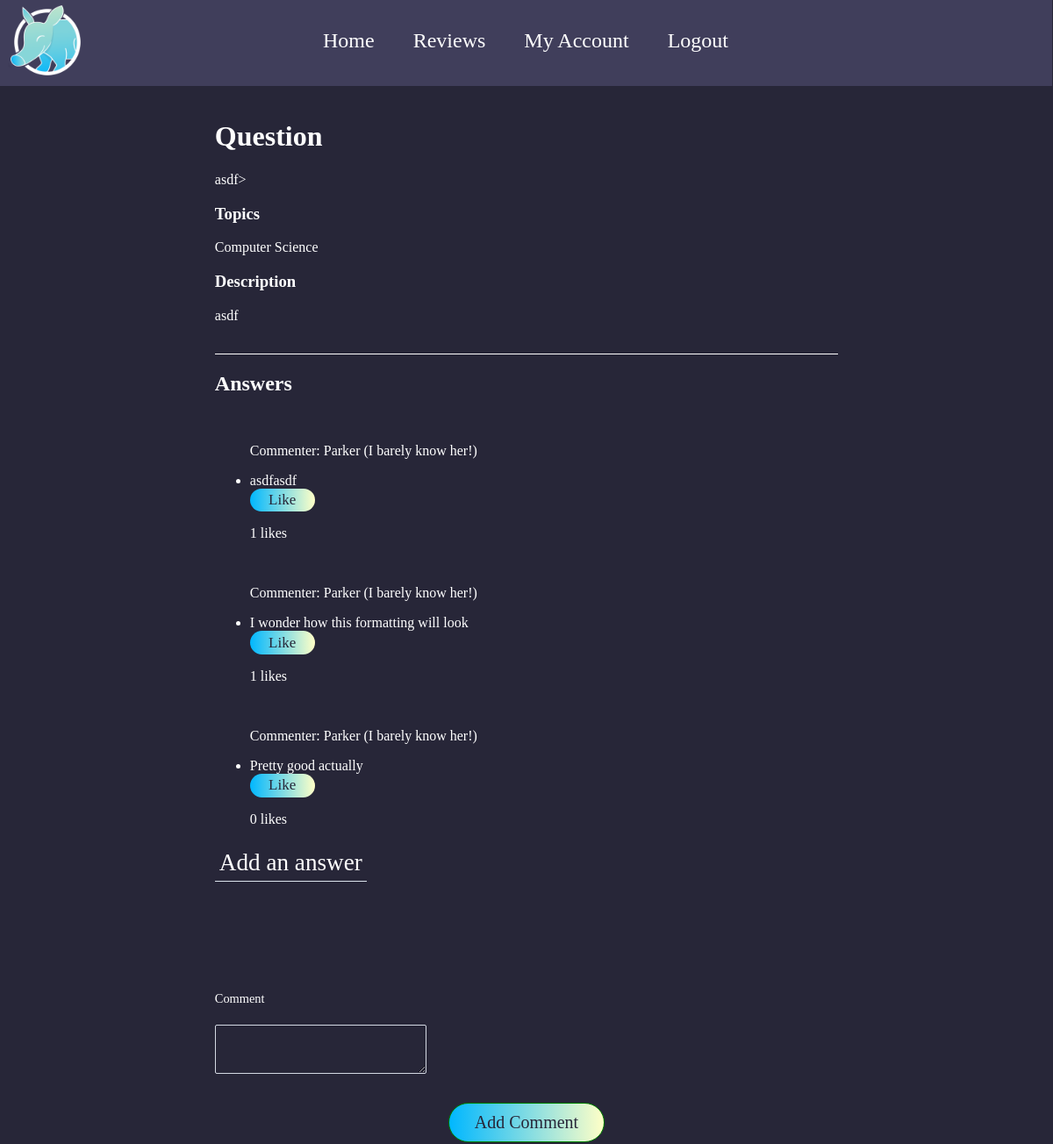
The page /questions/1 (signed in) on the database its author committed.
### models.py (models this page shows, shortened)
class Question(db.Model):
    id = db.Column("id", db.Integer, primary_key=True)
    header = db.Column("header", db.String(300))
    body = db.Column("body", db.String(10000))
    date = db.Column("date", db.String(50))
    topics = db.Column("topics", db.String(10))
    user_id = db.Column(db.Integer, db.ForeignKey("user.id"), nullable=False)
    comments = db.relationship("Comment", backref="question", cascade="all, delete-orphan", lazy=True)

class Comment(db.Model):
    id = db.Column(db.Integer, primary_key=True)
    date = db.Column("date", db.String(50))
    content = db.Column(db.VARCHAR, nullable=False)
    question_id = db.Column(db.Integer, db.ForeignKey("question.id"), nullable=False)
    user_id = db.Column(db.Integer, db.ForeignKey("user.id"), nullable=False)
    likes = db.relationship("Like", backref="comment", lazy=True)

### routing.py (the view)
@app.route('/questions/<question_id>')
def view_question(question_id):
    if session.get('user'):
        my_questions = db.session.query(Question).filter_by(id=question_id).one()
        my_user = db.session.query(User).filter_by(id=session['user_id']).first()
        form = CommentForm()
        return render_template('view_question.html', question=my_questions, user=session['user'], my_user=my_user, form=form)
    else:
        return redirect(url_for('login'))

### forms.py
class CommentForm(FlaskForm):
    class Meta:
        csrf = False
    comment = TextAreaField('Comment', validators=[Length(min=1)])
    submit = SubmitField('Add Comment')

### models.py (called while the page is built)
    def liked_answer(self, answer):
        return Like.query.filter(Like.user_id == self.id, Like.answer_id == answer.id).count() > 0

### templates/view_question.html (shortened to what this page needs)
<!DOCTYPE html>
<html lang="en">
    <head>
        <link rel="stylesheet" type="text/css" href="{{ url_for('static', filename='css/style.css') }}" />
        <link rel="stylesheet" type="text/css" href="{{ url_for('static', filename='css/forms.css') }}" />
    </head>
    <body>
        <div class="header">
            <a href="{{ url_for('questions') }}">
                <img src="../static/Images/AardvarkLogo.png" alt="Aardvark Answers Logo" class="logo">
            </a>
            <div class="navLinks">
                <a href="{{ url_for('questions') }}">
                    <h2 class="nav">Home</h2>
                </a>&nbsp;&nbsp;&nbsp;&nbsp;&nbsp;&nbsp;&nbsp;&nbsp;&nbsp;
                <a href="{{ url_for('reviews') }}">
                    <h2 class="nav">Reviews</h2>
                </a>&nbsp;&nbsp;&nbsp;&nbsp;&nbsp;&nbsp;&nbsp;&nbsp;&nbsp;
                <a href="{{ url_for('profile') }}">
                    <h2 class="nav">My Account</h2>
                </a>&nbsp;&nbsp;&nbsp;&nbsp;&nbsp;&nbsp;&nbsp;&nbsp;&nbsp;
                <a href="{{ url_for('logout') }}">
                    <h2 class="nav">Logout</h2>
                </a>
            </div>
        </div>
        <div class="leftText">
            <br/>
            <h1>Question</h1>
            <p>{{ question.header }}></p>
            <h3>Topics</h3>
            <p>{{ question.topics }}</p>
            <h3>Description</h3>
            <p>{{ question.body }}</p>
        </div>
        <br/>
        <div class="leftText">
            <div class="divider"></div>
            {% if question.comments %}
             {% if question.comments|length > 0 %}
             <h2>Answers</h2>
             <ul>
                 {% for comment in question.comments %}
                  <p>Commenter: {{ user }}</p>
                  <li>{{ comment.content }}</li>
                  {% if my_user.liked_answer(comment) %}
                   <a href="{{ url_for('like', comment_id=comment.id, action='unlike') }}" class="questionButton">Unlike</a>
                  {% else %}
                   <div class="buttonDiv">
                       <a href="{{ url_for('like', comment_id=comment.id, action='like') }}" class="questionButton">Like</a>
                   </div>
                  {% endif %}
                  <p>{{ comment.likes|length }} likes</p>
                 {% endfor %}
             </ul>
             {% endif %}
            {% endif %}
        </div>
        <br/>
        <div class="leftText">
            <form action="{{ url_for('new_comment', question_id=question.id) }}" method="post">
                <div class="titleDiv">
                    <h2 class="title">Add an answer</h2>
                </div>
                <div class="form-field">
                    {{ form.comment.label }} <br/> {{ form.comment }}
                </div>
                {{ form.submit }}
            </form>
        </div>
    </body>
</html>

### static/css/style.css (style rules this page uses)
body { background-color: #272638; }
.logo { display: block; margin-top: 5px; margin-left: 5px; margin-right: auto; max-width: 100px; max-height: 100px; position: relative; }
.header { width: 100vw; height: 100px; background-color: #403e5b; margin-left: -9px; margin-top: -10px; }
.nav { display: inline; color: white; font-weight: normal; font-family: fontLight; }
.navLinks { position: relative; margin-top: -65px; color: white; text-align-last: center; }
.leftSide h2, input { margin-left: -5%; }
.title { position: relative; font-family: fontBold; font-size: 25px; color: white; margin-bottom: -7.2%; float: left; top: -85px; }
.titleDiv { margin-top: 10%; }
a { text-decoration: none; color: white; }
.divider { position: relative; background-color: white; margin-left: auto; margin-right: auto; width: 100%; height: 1px; }
p { font-family: fontLight; text-align: left; }
.leftText { color: white; text-align: left; font-family: fontLight; width: 60%; margin-left: auto; margin-right: auto; }
.questionButton { background: linear-gradient(to right, #00b7ff, #ffffc7); margin-right: 2%; margin-left: auto; border-radius: 40px; color: #272638; height: 3%; width: 10%; outline: white; font-family: fontBold; font-size: 17px; padding: .5%; display: inline-block; vertical-align: middle; text-align: center; }
.buttonDiv { margin-left: auto; margin-right: auto; }
#submit { background: linear-gradient(to right, #00b7ff, #ffffc7); margin-right: auto; margin-left: auto; margin-top: 2%; margin-bottom: -1.5%; border-radius: 40px; color: #272638; height: 3%; width: 9.5%; outline: white; font-family: fontBold; font-size: 20px; }
.form-field label { padding-right: 10px; position: relative; color: white; font-family: fontLight; }
.form-field { margin-right: 80%; }
input[type="submit"] { display: block; margin-right: auto; margin-left: 12%; margin-top: 5%; margin-bottom: 5%; background: linear-gradient(to right, #00b7ff, #ffffc7); border-radius: 40px; color: #272638; height: 30px; width: 155px; outline: white; font-family: fontBold; font-size: 20px; }

### static/css/forms.css (style rules this page uses)
form { background-color: #272638; width: 100%; }
.form-field { position: relative; }
.title { font-size: 1.7rem; font-weight: 300; border-bottom: 1px solid #dbe3ec; padding: 5px; margin: 0 0 40px 0; }
label { font-size: .9em; color: green; margin-bottom: 3px; display: block; font-weight: 300; }
input, textarea { padding: 10px 13px; margin-bottom: 15px; border-radius: 2px; border: 1px solid #d4d9e3; font-weight: 200; color: #4d5060; font-family: 'Poppins', sans-serif; font-size: .9em; background-color: #272638; }
input[type="submit"] { background: green; border: 0; color: white; border-radius: 2px; margin-top: 15px; font-weight: 400; border: 1px solid green; transition: all .3s ease-out; }
#submit { width: 25%; }
#comment { font-family: fontLight; background-color: #272638; color: white; width: 150%; }

### rows shown on the page
Question: header "asdf", topics "Computer Science", body "asdf"
Comment: user "Parker (I barely know her!)", content "asdfasdf", likes|length "1"
Comment: user "Parker (I barely know her!)", content "I wonder how this formatting will look", likes|length "1"
Comment: user "Parker (I barely know her!)", content "Pretty good actually", likes|length "0"
